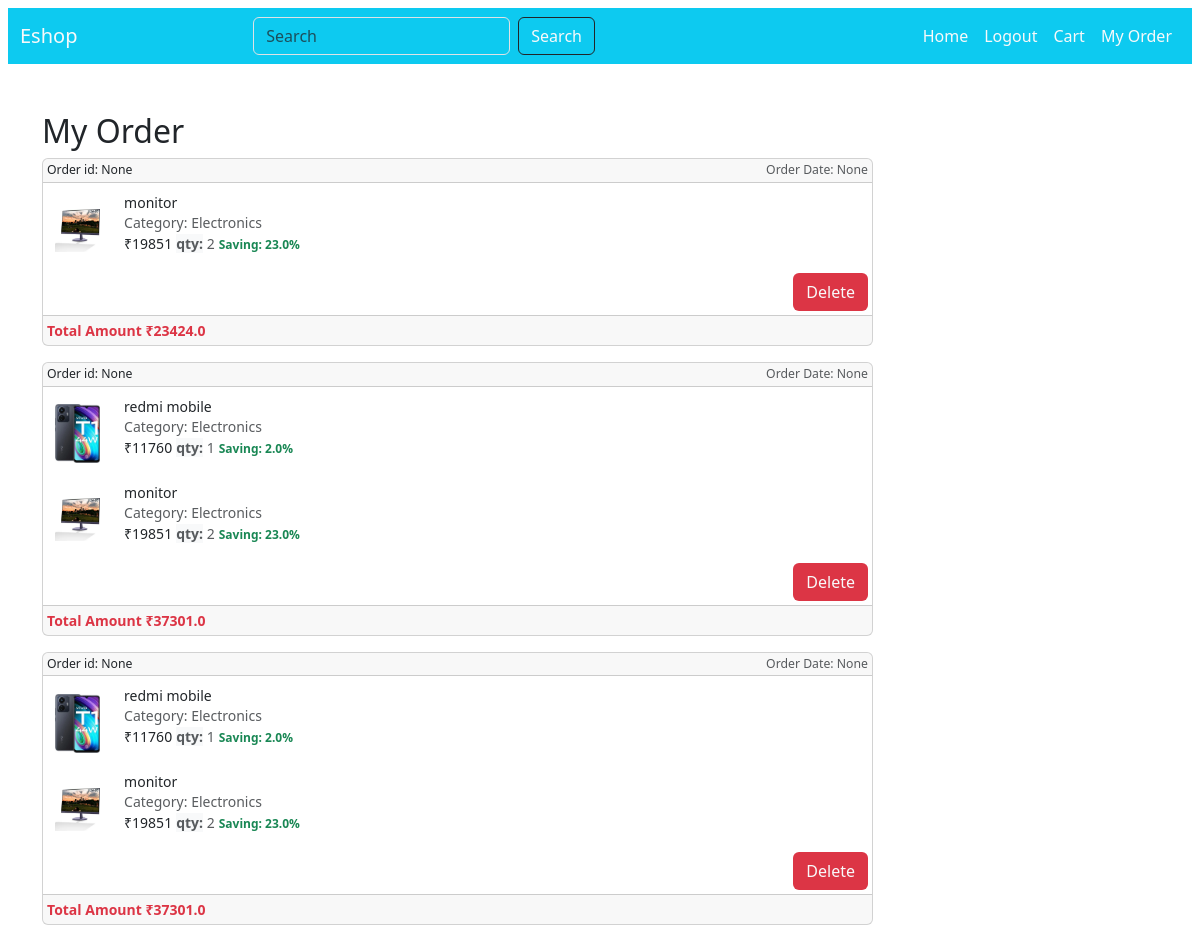
/myorder/ (signed in), run on the app's committed database.
### shop/models.py (models this page shows, shortened)
class Order(models.Model):
    user = models.ForeignKey(settings.AUTH_USER_MODEL,on_delete=models.CASCADE)
    ordered = models.BooleanField(default=False)
    items = models.ManyToManyField(OrderItem)
    ordered_date = models.DateTimeField(auto_now_add=True, blank=True, null=True)
    created_at = models.DateTimeField(auto_now_add=True)
    coupon = models.ForeignKey( Coupon, on_delete=models.CASCADE, null=True, blank=True)
    address=models.ForeignKey("Address",on_delete=models.CASCADE,null=True,blank=True)
    order_id=models.CharField(max_length=20,null=True,blank=True,default=None)
    def get_total_amount(self):
        total = 0
        for oi in self.items.all():
            total += oi.get_price()
        return (total)
    def get_total_discount(self):
        total_discount = 0
        for oi in self.items.all():
            total_discount += oi.get_discount_price()
        return (total_discount)
    def total_after_discount(self):
        return (self.get_total_amount()-self.get_total_discount())
    def gst(self):
        return round(self.total_after_discount()*0.18)
    def total(self):
        return self.total_after_discount()+self.gst()

class OrderItem(models.Model):
    user = models.ForeignKey(settings.AUTH_USER_MODEL,on_delete=models.CASCADE)
    ordered = models.BooleanField(default=False)
    item = models.ForeignKey(Product, on_delete=models.CASCADE)
    qty = models.IntegerField(default=1)
    def get_price(self):
        return self.item.price * self.qty
    def get_discount_price(self):
        result = (self.item.price*self.item.discount_price)/100
        tresult = result*self.qty
        return round(tresult)
    def pay(self):
        payble = self.get_price() - self.get_discount_price()
        return round(payble)

class Product(models.Model):
    name = models.CharField(max_length=200)
    category = models.ForeignKey(Category, on_delete=models.CASCADE)
    subcategory = models.ForeignKey(Subcategory, on_delete=models.CASCADE, default=None, blank=True, null=True)
    slug = models.SlugField()
    desc = models.TextField()
    image = models.ImageField()
    price = models.FloatField()
    discount_price = models.FloatField(null=True, blank=True)
    brand = models.CharField(max_length=100)
    image1 = models.ImageField(null=True, blank=True, default=None)
    image2 = models.ImageField(null=True, blank=True, default=None)
    image3 = models.ImageField(null=True, blank=True, default=None)

class Category(models.Model):
    title = models.CharField(max_length=200)
    description = models.TextField(null=True)
    slug = models.SlugField()

### shop/views.py (the view)
# urls.py: path('myorder/',my_order,name='myorder')
def my_order(r):
    data = {}
    data['orders'] = Order.objects.filter(user=r.user, ordered=True)
    return render(r,'myorder.html',data)

### shop/templates/myorder.html (shortened to what this page needs)
{% extends 'base.html' %}
{% block body %}
<div class="container mt-5">
    <div class="row">
        <h2 class="h2">My Order</h2>
    </div>
    {% if orders %}
    <div class="row">
        <div class="col-9">
            {% for order in orders %}
            <div class="card mb-3">
                <div class="card-header p-1">
                    <div class="d-flex justify-content-between align-items-center small">
                        <div class="float-start">
                            <h2 class="small m-0">Order id: {{ order.order_id }}</h2>
                        </div>
                        <div class="float-end">
                            <h6 class="small m-0 text-muted">Order Date: {{ order.ordered_date }}</h6>
                        </div>
                    </div>
                </div>
                <div class="card-body p-1">
                    {% for order_item in order.items.all %}
                    <div class="card border-0 p-2">
                        <div class="row">
                            <div class="col-1">
                                <img src="{{ order_item.item.image.url }}" class="w-100"
                                    style="height:70px;object-fit: contain;" alt="">
                            </div>
                            <div class="col-10">
                                <h2 class="small mb-0">{{ order_item.item.name }}</h2>
                                <div class="d-flex">
                                    <p class="text small mb-0 text-muted">Category: {{ order_item.item.category.title }}
                                    </p>
                                </div>
                                <div class="d-flex align-items-baseline gap-1">
                                    <h4 class="small m-0">₹{{ order_item.pay }}</h4>
                                    {% if order_item.item.discount_price %}
                                    <div class="d-flex gap-0 align-items-baseline">
                                        <span class="small text-muted"><span class="fw-bold bg-light">qty:</span> {{order_item.qty }}</span>
                                    </div>
                                    <span class="text-success fw-bold" style="font-size:12px">Saving: {{ order_item.item.discount_price}}%</span>
                                    {% else %}
                                    <h4>₹{{ order_item.get_price }}</h4>
                                    <div class="d-flex gap-0 align-items-baseline">
                                        <span class="small text-muted"><span class="fw-bold bg-light">qty:</span> {{order_item.qty }}</span>
                                    </div>
                                    {% endif %}
                                </div>
                            </div>
                        </div>
                    </div>
                    {% endfor %}
                <div class="col-lg-2  ms-auto text-lg-end">
                        <a href="{%url 'deltefromorder' order.id%}"
                            class="btn align-baseline mt-0  bg-danger text-light">Delete</a>
                </div>
                </div>
                <div class="card-footer p-1">
                    <div class="d-flex">
                        <span class="text-danger fw-bold small">Total Amount ₹{{ order.total }}</span>
                    </div>
                </div>
            </div>
            {% endfor %}
        </div>
    </div>
    {% endif %}
</div>
{% endblock %}

### data on the page
Order: order_id "None", ordered_date "None", total "23424.0"
OrderItem: item.image (picture), item.name "monitor", item.category "Electronics", pay "19851", qty "2", item.discount_price "23.0"
Order: order_id "None", ordered_date "None", total "37301.0"
OrderItem: item.image (picture), item.name "redmi mobile", item.category "Electronics", pay "11760", qty "1", item.discount_price "2.0"
Order: order_id "None", ordered_date "None", total "37301.0"
